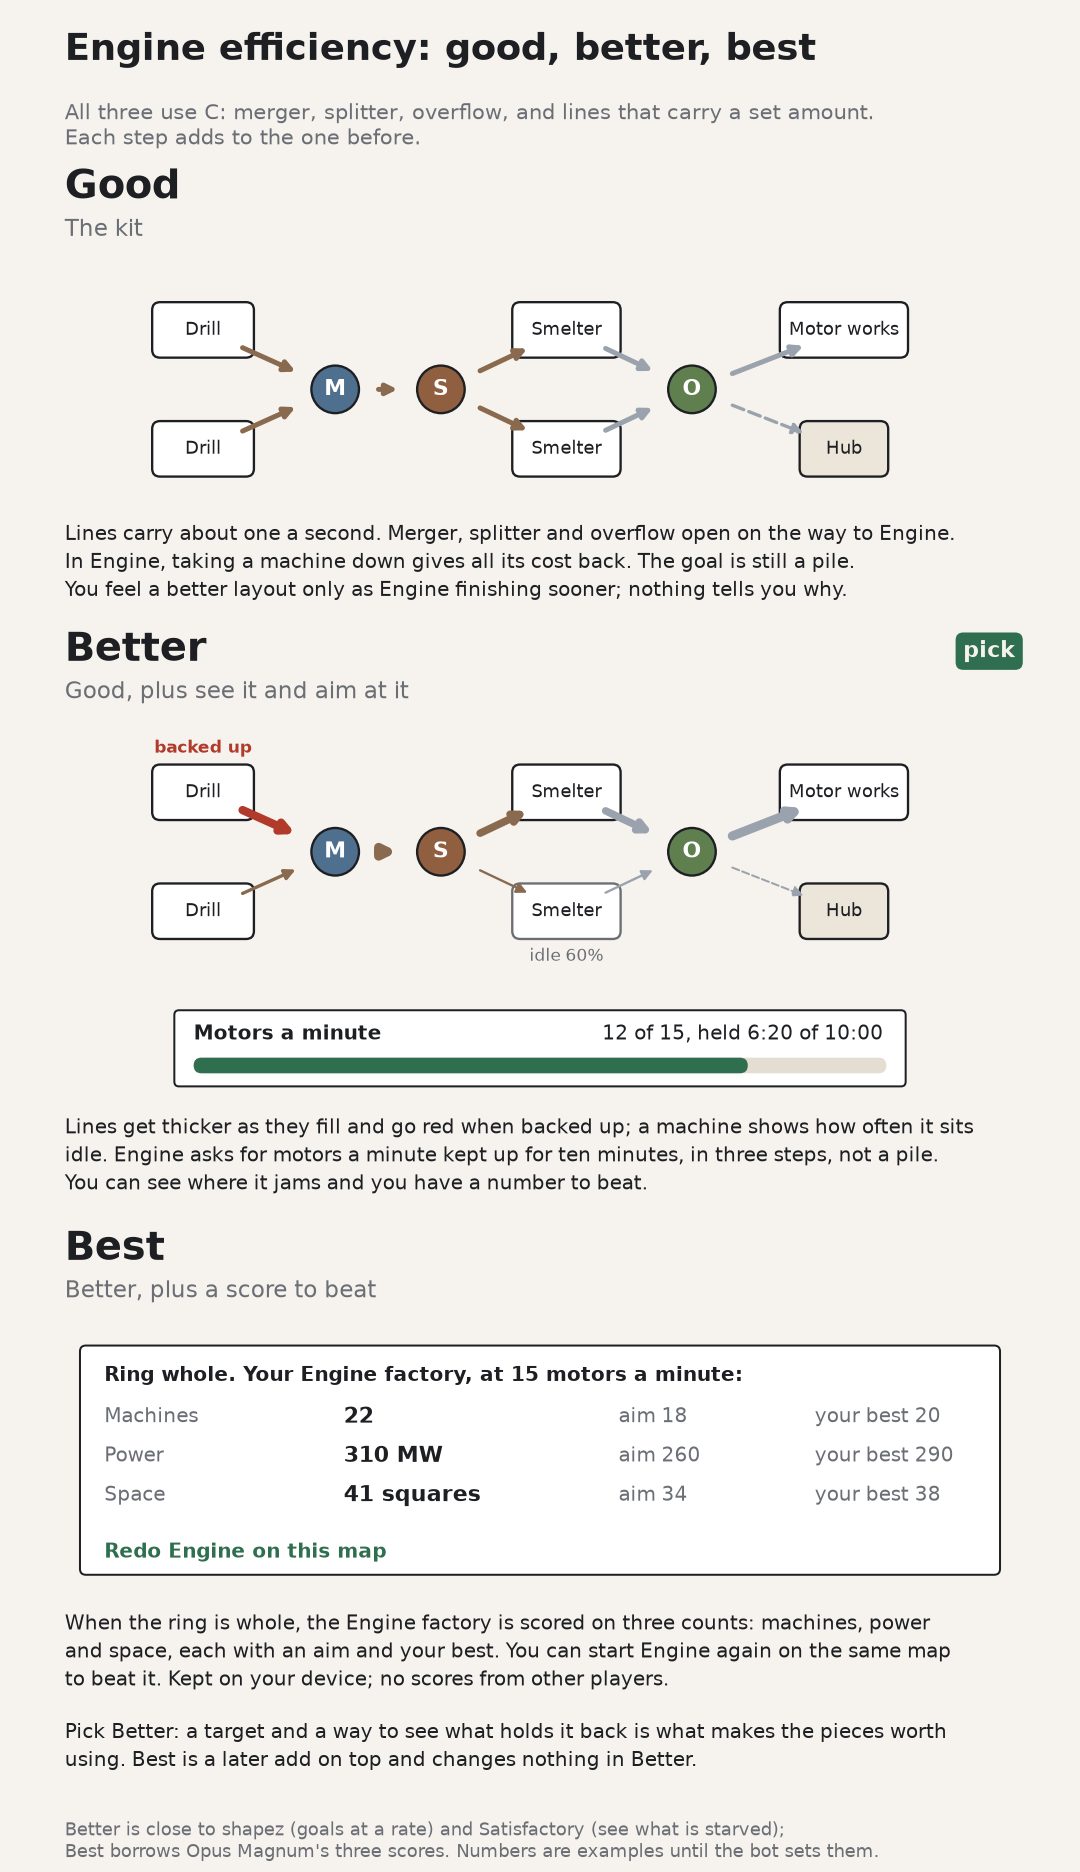

This figure's Python source:
import sys
import matplotlib
matplotlib.use("Agg")
import matplotlib.pyplot as plt
from matplotlib.patches import FancyBboxPatch, Circle, FancyArrowPatch

# Decision 1, Engine efficiency: good / better / best scope of the system (Byron #19364904).
# python3 docs/ux/1-tiers.py docs/ux/1-tiers.png
out = sys.argv[1]
ink, soft, ground, red, green = "#1d1f22", "#6b6f75", "#f6f3ee", "#b23a2a", "#2f6f4f"
MACH, HUB = "#ffffff", "#ece6da"
ORE, INGOT = "#8a6a4f", "#9aa3ad"

fig = plt.figure(figsize=(9, 15.6), dpi=120)
fig.patch.set_facecolor(ground)
fig.text(0.06, 0.968, "Engine efficiency: good, better, best", fontsize=22, weight="bold", color=ink)
fig.text(0.06, 0.946, "All three use C: merger, splitter, overflow, and lines that carry a set amount.\n"
         "Each step adds to the one before.", fontsize=12.5, color=soft, va="top")


def machine(ax, x, y, label, w=1.5, h=0.8, fc=MACH, ec=ink):
    ax.add_patch(FancyBboxPatch((x - w / 2, y - h / 2), w, h, boxstyle="round,pad=0.02,rounding_size=0.12", fc=fc, ec=ec, lw=1.4))
    ax.text(x, y, label, ha="center", va="center", fontsize=10.5, color=ink)


def piece(ax, x, y, label, fc):
    ax.add_patch(Circle((x, y), 0.36, fc=fc, ec=ink, lw=1.4))
    ax.text(x, y, label, ha="center", va="center", fontsize=13, weight="bold", color="#ffffff")


def line(ax, a, b, col, lw=3.0, dashed=False):
    ax.add_patch(FancyArrowPatch(a, b, arrowstyle="-|>", mutation_scale=13, color=col, lw=lw,
                                 linestyle="--" if dashed else "-", shrinkA=26, shrinkB=26))


def factory(ax, loads=False):
    # two drills -> merger -> splitter -> two smelters -> overflow -> motor works first, spare to hub
    w = {"a": 3.0, "b": 3.0, "m": 3.0, "s1": 3.0, "s2": 3.0, "i1": 3.0, "i2": 3.0, "o1": 3.0, "o2": 2.0}
    c = {k: ORE for k in w}
    if loads:  # line thickness = how full; red = backed up
        w = {"a": 5.0, "b": 2.0, "m": 5.5, "s1": 4.5, "s2": 1.4, "i1": 4.5, "i2": 1.4, "o1": 5.5, "o2": 1.2}
        c["a"] = red
    machine(ax, 0.9, 2.6, "Drill")
    machine(ax, 0.9, 0.8, "Drill")
    piece(ax, 2.9, 1.7, "M", "#4f6f8f")
    piece(ax, 4.5, 1.7, "S", "#8f5f3f")
    machine(ax, 6.4, 2.6, "Smelter", w=1.6, ec=ink)
    machine(ax, 6.4, 0.8, "Smelter", w=1.6, ec=(soft if loads else ink))
    piece(ax, 8.3, 1.7, "O", "#5f7f4f")
    machine(ax, 10.6, 2.6, "Motor works", w=1.9)
    machine(ax, 10.6, 0.8, "Hub", w=1.3, fc=HUB)
    line(ax, (0.9, 2.6), (2.9, 1.7), c["a"], w["a"])
    line(ax, (0.9, 0.8), (2.9, 1.7), ORE, w["b"])
    line(ax, (2.9, 1.7), (4.5, 1.7), ORE, w["m"])
    line(ax, (4.5, 1.7), (6.4, 2.6), ORE, w["s1"])
    line(ax, (4.5, 1.7), (6.4, 0.8), ORE, w["s2"])
    line(ax, (6.4, 2.6), (8.3, 1.7), INGOT, w["i1"])
    line(ax, (6.4, 0.8), (8.3, 1.7), INGOT, w["i2"])
    line(ax, (8.3, 1.7), (10.6, 2.6), INGOT, w["o1"])
    line(ax, (8.3, 1.7), (10.6, 0.8), INGOT, w["o2"], dashed=True)
    if loads:
        ax.text(0.9, 3.2, "backed up", ha="center", fontsize=10, color=red, weight="bold")
        ax.text(6.4, 0.05, "idle 60%", ha="center", fontsize=10, color=soft)


def head(top, key, name, pick):
    fig.text(0.06, top + 0.012, key, fontsize=24, weight="bold", color=ink)
    fig.text(0.06, top - 0.008, name, fontsize=14, color=soft)
    if pick:
        fig.text(0.94, top + 0.014, "pick", fontsize=13, weight="bold", color=ground, ha="right",
                 bbox=dict(boxstyle="round,pad=0.35", fc=green, ec="none"))


def area(top, h=0.12, x=0.06, wdt=0.88, xmax=12):
    ax = fig.add_axes([x, top - h - 0.03, wdt, h])
    ax.set_xlim(0, xmax); ax.set_ylim(0, 3.4); ax.axis("off"); ax.set_aspect("equal")
    return ax


def card(ax, x, y, w, h):
    ax.add_patch(FancyBboxPatch((x, y), w, h, boxstyle="round,pad=0.02,rounding_size=0.15", fc=MACH, ec=ink, lw=1.2))


# Good
t = 0.882
head(t, "Good", "The kit", False)
factory(area(t))
fig.text(0.06, t - 0.16,
         "Lines carry about one a second. Merger, splitter and overflow open on the way to Engine.\n"
         "In Engine, taking a machine down gives all its cost back. The goal is still a pile.\n"
         "You feel a better layout only as Engine finishing sooner; nothing tells you why.",
         fontsize=12, color=ink, va="top", linespacing=1.4)

# Better
t = 0.635
head(t, "Better", "Good, plus see it and aim at it", True)
factory(area(t), loads=True)
ax = area(t - 0.14, h=0.05, xmax=24)
ax.set_ylim(0, 3.0)
card(ax, 0.3, 0.3, 23.4, 2.4)
ax.text(0.9, 1.95, "Motors a minute", fontsize=12, color=ink, weight="bold", va="center")
ax.text(23.0, 1.95, "12 of 15, held 6:20 of 10:00", fontsize=12, color=ink, ha="right", va="center")
ax.add_patch(FancyBboxPatch((0.9, 0.7), 22.2, 0.5, boxstyle="round,pad=0,rounding_size=0.25", fc="#e3ddd2", ec="none"))
ax.add_patch(FancyBboxPatch((0.9, 0.7), 22.2 * 12 / 15, 0.5, boxstyle="round,pad=0,rounding_size=0.25", fc=green, ec="none"))
fig.text(0.06, t - 0.23,
         "Lines get thicker as they fill and go red when backed up; a machine shows how often it sits\n"
         "idle. Engine asks for motors a minute kept up for ten minutes, in three steps, not a pile.\n"
         "You can see where it jams and you have a number to beat.",
         fontsize=12, color=ink, va="top", linespacing=1.4)

# Best
t = 0.315
head(t, "Best", "Better, plus a score to beat", False)
ax = area(t, h=0.13, xmax=24)
ax.set_ylim(0, 6.2)
card(ax, 0.3, 0.2, 23.4, 5.8)
ax.text(0.9, 5.25, "Ring whole. Your Engine factory, at 15 motors a minute:", fontsize=12, color=ink, weight="bold", va="center")
rows = [("Machines", "22", "aim 18", "your best 20"), ("Power", "310 MW", "aim 260", "your best 290"), ("Space", "41 squares", "aim 34", "your best 38")]
for i, (k, v, par, best) in enumerate(rows):
    y = 4.2 - i * 1.0
    ax.text(0.9, y, k, fontsize=12, color=soft, va="center")
    ax.text(7.0, y, v, fontsize=13, color=ink, weight="bold", va="center")
    ax.text(14.0, y, par, fontsize=12, color=soft, va="center")
    ax.text(19.0, y, best, fontsize=12, color=soft, va="center")
ax.text(0.9, 0.75, "Redo Engine on this map", fontsize=12, color=green, weight="bold", va="center")
fig.text(0.06, t - 0.175,
         "When the ring is whole, the Engine factory is scored on three counts: machines, power\n"
         "and space, each with an aim and your best. You can start Engine again on the same map\n"
         "to beat it. Kept on your device; no scores from other players.",
         fontsize=12, color=ink, va="top", linespacing=1.4)

fig.text(0.06, 0.082, "Pick Better: a target and a way to see what holds it back is what makes the pieces worth\n"
         "using. Best is a later add on top and changes nothing in Better.",
         fontsize=12, color=ink, va="top", linespacing=1.4)
fig.text(0.06, 0.028, "Better is close to shapez (goals at a rate) and Satisfactory (see what is starved);\n"
         "Best borrows Opus Magnum's three scores. Numbers are examples until the bot sets them.",
         fontsize=10.5, color=soft, va="top")
fig.savefig(out, facecolor=fig.get_facecolor())
